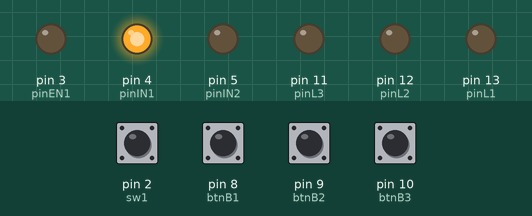
Simulated run of this sketch. Board: Arduino Uno, built with avr-gcc and run on an emulated ATmega328P. On the bench: output pins drawn as LEDs (lit = HIGH). The inputs (shaded band) are chosen by the test bench; at power-on: pin 2 (sw1), pin 8 (btnB1), pin 9 (btnB2), pin 10 (btnB3) HIGH.

Above: at 1.2 s.
1.3 s: pin 8 (btnB1) pulled LOW for 0.15 s
At 2.3 s:
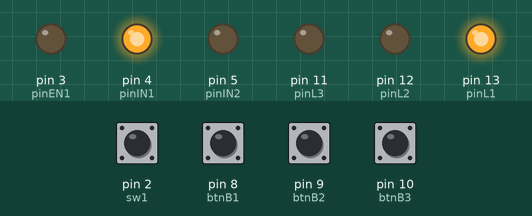
2.9 s: pin 9 (btnB2) pulled LOW for 0.15 s
At 3.5 s:
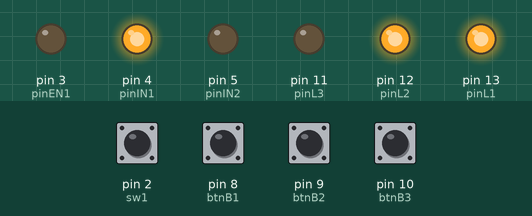
4.5 s: pin 10 (btnB3) pulled LOW for 0.15 s
At 5.7 s:
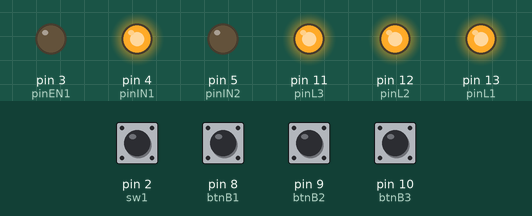
6.1 s: pin 8 (btnB1) pulled LOW for 1 s
At 7.1 s:
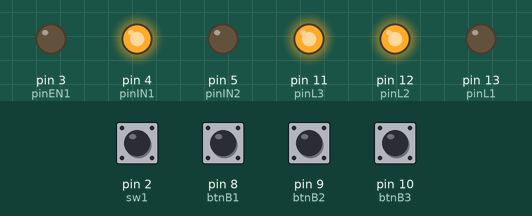
8.6 s: pin 9 (btnB2) pulled LOW for 1 s
At 9.0 s:
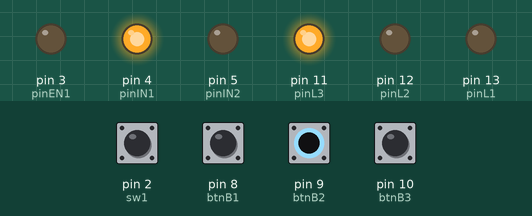
11.1 s: pin 8 (btnB1) pulled LOW for 0.15 s
At 12.1 s:
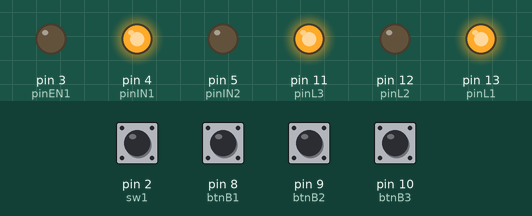
Timing chart, 0 to 13.7 s (numbered marks = the images above; inputs shaded):
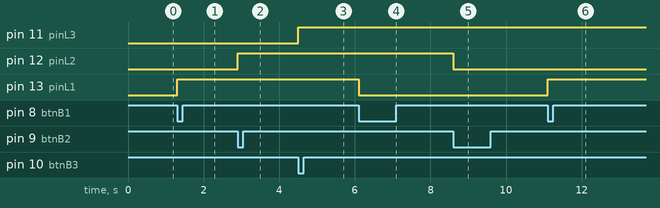

The sketch:

sketch_apr27b.ino
```cpp
//Les variables pour commander le moteur à son tour qui entraine le ventillateur
const int pinEN1 = 3;  // la broche qui modifie la largeur d'impulsion pour reguler la tension au niveau du moteur
const int pinIN1 = 4;  // Pour faire tourner le moteur dans un sens on envoie la réponse sur la broche 4
const int pinIN2 = 5;  // Pour faire tourner le moteur dans l'autre sens on envoie la réponse sur la broche 5

// les variables pour commander les lampes dans mon circuit
const int pinL1 = 13;  // la broche 13 c'est pour la commande de la lampe L1
const int pinL2 = 12;  // la broche 12 c'est pour la commande de la lampe L2
const int pinL3 = 11;  // la broche 11 c'est pour la commande de la lampe L3

// Les entrées manuelles de l'utilisateurs
const int sw1 = 2;     // bouton d'emmergence pour le moteur
const int btnB1 = 8;   // Bouton poussoir pour la lampe L1 (en allumage manuel)
const int btnB2 = 9;   // Bouton poussoir pour la lampe L2 (en allumage manuel)
const int btnB3 = 10;  // Bouton poussoir pour la lampe L3 (en allumage manuel)
const int pot = A0;    // Potentiomètre RV1 celui qui vient reguler la vitesse du moteur pour le ventillateur

//Definir les etats de toutes les lampes, nous les laissons à false pour dire qu'au repos elles sont toutes fermées
bool etatL1=false;
bool etatL2=false;
bool etatL3=false;

//Variables pour eviter les effets rebonds...
bool dernierEtatB1 = HIGH;
bool dernierEtatB2 = HIGH;
bool dernierEtatB3 = HIGH;

void setup() {
  Serial.begin(9600); // communication Bluetooth et ma carte arduino

  // Declaration des ports des sorties de ma carte Arduino UNO
  pinMode(pinEN1, OUTPUT); //la sortie prise pour aller reguler la vitesse du ventilateur
  pinMode(pinIN1, OUTPUT); //la sortie prise pour aller faire tourner le moteur dans un sens
  pinMode(pinIN2, OUTPUT); //la sortie prise pour aller faire tourner le moteur de le sens inverse
  pinMode(pinL1, OUTPUT); //la sotie pour alimenter la lampe1
  pinMode(pinL2, OUTPUT); //la sortie pour allumer la lampe 2
  pinMode(pinL3, OUTPUT);//la sortie pour allumer la lampe 3

  // Declartions des ports des ENtrées de ma carte Aduino UNO, j'utilise PULLUP pcq ils sont reliées au GND (profite de l'anti rebond)
  pinMode(sw1, INPUT_PULLUP); //le bouton d'emmergence qui donne les entrées à la carte Arduino
  pinMode(btnB1, INPUT_PULLUP); //le bouton qui donne l'ordre à la carte arduino pour allumer la L1
  pinMode(btnB2, INPUT_PULLUP); //le bouton qui donne l'ordre à la carte arduino pour allumer la L1
  pinMode(btnB3, INPUT_PULLUP);//le bouton qui donne l'ordre à la carte arduino pour allumer la L1

  //je declare comment mon moteur va tourner... si l'un sur high l'autre sur low pour changer le sens on met le premier sur low et le second sur high
  digitalWrite(pinIN1, HIGH);//les deux lignes c'est pour le sens direct
  digitalWrite(pinIN2, LOW);
}
//commençons alors la partie importante
void loop() {
  // 1. RECEVOIR LES INFORMATIONS VENANT DE KODULAR OU DU SON VOCAL
  if (Serial.available() > 0) {
    String voix = Serial.readStringUntil('\n'); //lecture de la voix en la convertissant en ecriture
    voix.trim();
    voix.toLowerCase();//conversion de l'ecriture en minuscule pour trouver la même ecriture avec celui qui est dans mon code

    // commandes pour l'allumage des lampes et leurs exteintions

    if (voix == "Allimer lampe 1") digitalWrite(pinL1, HIGH); //la requête qui allume la lampe 1
    if (voix == "Eteidre lampe 1") digitalWrite(pinL1, LOW); //la requête qui etteint la lampe 1
    if (voix == "L2_ON") digitalWrite(pinL2, HIGH); //la requête qui allume la lampe 2
    if (voix == "L2_OFF") digitalWrite(pinL2, LOW); //la requête qui etteint la lampe 2
    if (voix == "L3_ON") digitalWrite(pinL3, HIGH); //la requête qui allume la lampe 3
    if (voix == "L3_OFF") digitalWrite(pinL3, LOW); //la requête qui etteint la lampe 3
    if (voix == "Allumer toutes les lampes") { // pour allumer toutes les lampes de la maison
      digitalWrite(pinL1, HIGH); digitalWrite(pinL2, HIGH); digitalWrite(pinL3, HIGH);
    }
    if (voix="Eteindre toutes les lampes"){//Eteindre toutes les lampes
      digitalWrite(pinL1, LOW); digitalWrite(pinL2, LOW); digitalWrite(pinL3, LOW);
    }
    //COMMANDE POUR LE VOCAL DU VENTILLATEUR
    if (voix.startsWith("Allumer ventillateur")){
      int vitesse=voix.substring(2).toInt();
      analogWrite(pinEN1,vitesse);
    }
  }
  // 2. BOUTONS PHYSIQUES en cliquant sur un BP si la lampe est etteinte alors elle s'allume
  if (digitalRead(btnB1) == LOW) digitalWrite(pinL1, HIGH);
  // if (digitalRead(btnB1) == )
  if (digitalRead(btnB2) == LOW) digitalWrite(pinL2, HIGH);
  if (digitalRead(btnB3) == LOW) digitalWrite(pinL3, HIGH);
  // 3. VENTILATEUR (Potentiomètre actif seulement si SW1 est fermé)
  if (digitalRead(sw1) == HIGH) {
    analogWrite(pinEN1, 0);
  }

  if(digitalRead(btnB1) == LOW){
    etatL1 =! etatL1;
    digitalWrite(pinL1, etatL1);
    while (digitalRead(btnB1)==LOW);
    delay(50);
   }

    if(digitalRead(btnB2) == LOW){
    etatL2 =! etatL2;
    digitalWrite(pinL2, etatL2);
    while (digitalRead(btnB2)==LOW);
    delay(50);
   }
   if(digitalRead(btnB3) == LOW){
    etatL3 =! etatL3;
    digitalWrite(pinL3, etatL3);
    while (digitalRead(btnB3)==LOW);
    delay(50);
   }
}
```

Measured:
- after the input at 1.3 s, pin 13 (pinL1): LOW → HIGH at once
- after the input at 2.9 s, pin 12 (pinL2): LOW → HIGH at once
- after the input at 4.5 s, pin 11 (pinL3): LOW → HIGH at once
- after the input at 6.1 s, pin 13 (pinL1): HIGH → LOW at once
- after the input at 8.6 s, pin 12 (pinL2): HIGH → LOW at once
- after the input at 11.1 s, pin 13 (pinL1): LOW → HIGH at once
